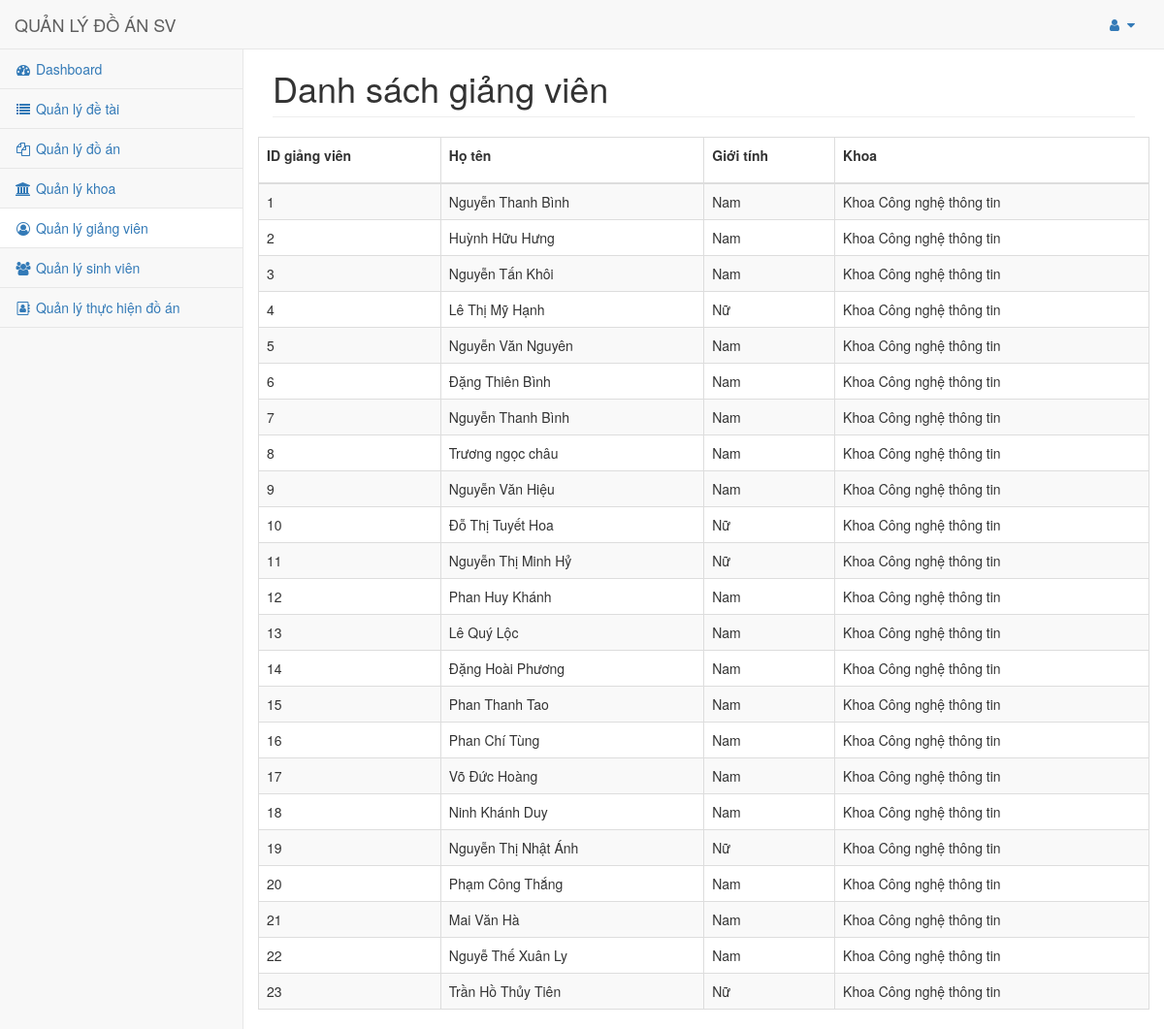
The app's page /admin/views/dsgiangvien.php (signed in) with its own data.
### tables this page shows
CREATE TABLE `giangvien` (
  `idgv` int(11) NOT NULL,
  `hoten` varchar(50) NOT NULL,
  `gioitinh` tinyint(1) NOT NULL,
  `idkhoa` int(11) NOT NULL
);

CREATE TABLE `khoa` (
  `idkhoa` int(11) NOT NULL,
  `tenkhoa` varchar(50) NOT NULL
);

### admin/controllers/get_list_gv.php (called while the page is built)
<?php
require_once("../models/query.php");
$result = get_list_gv();
$arr = array();
while ($row = mysqli_fetch_assoc($result)){
            $arr[] = $row;
        }
 ?>

### admin/models/query.php (called while the page is built, shortened)
<?php
require_once("connection.php");
  function get_list_gv(){
    global $conn;
    $sql = "SELECT giangvien.idgv,giangvien.hoten,giangvien.gioitinh,khoa.tenkhoa FROM giangvien,khoa WHERE giangvien.idkhoa = khoa.idkhoa ORDER BY giangvien.idgv";
    $result = mysqli_query($conn,$sql);
    return $result;
  }
 ?>

### admin/views/dsgiangvien.php (the view, shortened to what this page needs)
<!DOCTYPE html>
<html>
  <head>
  </head>
  <body>
    <?php
    include 'share-layout.php';
    include '../controllers/get_list_gv.php'
    ?>
    <div id="page-wrapper">
      <div class="row">
        <div class="col-lg-12">
          <h1 class="page-header">Danh sách giảng viên</h1>
        </div>
      </div>
      <div class="row">
        <table class="table table-bordered table-striped my-table">
          <thead>
            <tr>
              <th>
                <p>ID giảng viên</p>
              </th>
              <th>
                <p>Họ tên</p>
              </th>
              <th>
                <p>Giới tính</p>
              </th>
              <th>
                <p>Khoa</p>
              </th>
            </tr>
          </thead>
        <tbody>
          <?php foreach ($arr as $item) {?>
          <tr>
            <td><?php echo $item['idgv']; ?></td>
            <td><?php echo $item['hoten']; ?></td>
            <td><?php if($item['gioitinh']==true){
              echo 'Nam';
            }else{
              echo 'Nữ';
            } ?></td>
            <td><?php echo $item['tenkhoa']; ?></td>
          </tr>
        <?php } ?>
        </tbody>
        </table>
      </div>
    </div>
  </body>
</html>

### public/css/style.css (style rules this page uses)
.page-header { margin-top: 20px !important; }

### records on screen
giangvien: idgv "1", hoten "Nguyễn Thanh Bình", gioitinh "Nam", idkhoa.tenkhoa "Khoa Công nghệ thông tin"
giangvien: idgv "2", hoten "Huỳnh Hữu Hưng", gioitinh "Nam", idkhoa.tenkhoa "Khoa Công nghệ thông tin"
giangvien: idgv "3", hoten "Nguyễn Tấn Khôi", gioitinh "Nam", idkhoa.tenkhoa "Khoa Công nghệ thông tin"
giangvien: idgv "4", hoten "Lê Thị Mỹ Hạnh", gioitinh "Nữ", idkhoa.tenkhoa "Khoa Công nghệ thông tin"
giangvien: idgv "5", hoten "Nguyễn Văn Nguyên", gioitinh "Nam", idkhoa.tenkhoa "Khoa Công nghệ thông tin"
giangvien: idgv "6", hoten "Đặng Thiên Bình", gioitinh "Nam", idkhoa.tenkhoa "Khoa Công nghệ thông tin"
giangvien: idgv "7", hoten "Nguyễn Thanh Bình", gioitinh "Nam", idkhoa.tenkhoa "Khoa Công nghệ thông tin"
giangvien: idgv "8", hoten "Trương ngọc châu", gioitinh "Nam", idkhoa.tenkhoa "Khoa Công nghệ thông tin"
giangvien: idgv "9", hoten "Nguyễn Văn Hiệu", gioitinh "Nam", idkhoa.tenkhoa "Khoa Công nghệ thông tin"
giangvien: idgv "10", hoten "Đỗ Thị Tuyết Hoa", gioitinh "Nữ", idkhoa.tenkhoa "Khoa Công nghệ thông tin"
giangvien: idgv "11", hoten "Nguyễn Thị Minh Hỷ", gioitinh "Nữ", idkhoa.tenkhoa "Khoa Công nghệ thông tin"
giangvien: idgv "12", hoten "Phan Huy Khánh", gioitinh "Nam", idkhoa.tenkhoa "Khoa Công nghệ thông tin"
giangvien: idgv "13", hoten "Lê Quý Lộc", gioitinh "Nam", idkhoa.tenkhoa "Khoa Công nghệ thông tin"
giangvien: idgv "14", hoten "Đặng Hoài Phương", gioitinh "Nam", idkhoa.tenkhoa "Khoa Công nghệ thông tin"
giangvien: idgv "15", hoten "Phan Thanh Tao", gioitinh "Nam", idkhoa.tenkhoa "Khoa Công nghệ thông tin"
giangvien: idgv "16", hoten "Phan Chí Tùng", gioitinh "Nam", idkhoa.tenkhoa "Khoa Công nghệ thông tin"
giangvien: idgv "17", hoten "Võ Đức Hoàng", gioitinh "Nam", idkhoa.tenkhoa "Khoa Công nghệ thông tin"
giangvien: idgv "18", hoten "Ninh Khánh Duy", gioitinh "Nam", idkhoa.tenkhoa "Khoa Công nghệ thông tin"
giangvien: idgv "19", hoten "Nguyễn Thị Nhật Ánh", gioitinh "Nữ", idkhoa.tenkhoa "Khoa Công nghệ thông tin"
giangvien: idgv "20", hoten "Phạm Công Thắng", gioitinh "Nam", idkhoa.tenkhoa "Khoa Công nghệ thông tin"
giangvien: idgv "21", hoten "Mai Văn Hà", gioitinh "Nam", idkhoa.tenkhoa "Khoa Công nghệ thông tin"
giangvien: idgv "22", hoten "Nguyễ Thế Xuân Ly", gioitinh "Nam", idkhoa.tenkhoa "Khoa Công nghệ thông tin"
giangvien: idgv "23", hoten "Trần Hồ Thủy Tiên", gioitinh "Nữ", idkhoa.tenkhoa "Khoa Công nghệ thông tin"
